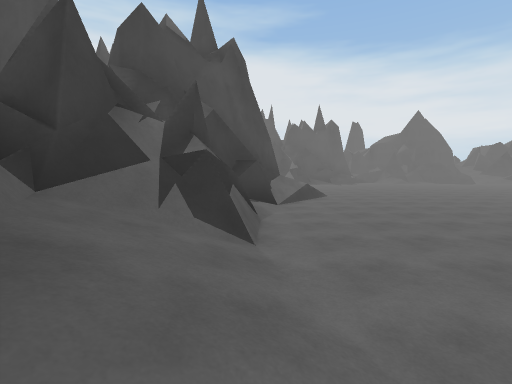
view 1 (above)

19 first-person views from a walk through a Unity game level. The camera is 1.2 m above the floor, tilts 4° down and sees 85° across. The floor is counted in squares, 2 m on a side. Each view is taken from the middle of a square. On the plan, view 1 faces up. The plan holds only what a view shows up to about 9 squares ahead; the rest is blank. The place goes on beyond the plan.

view 2
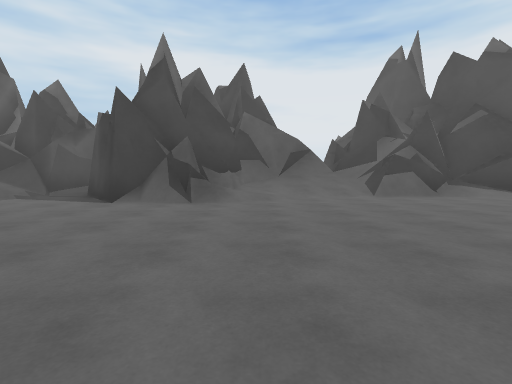

view 3
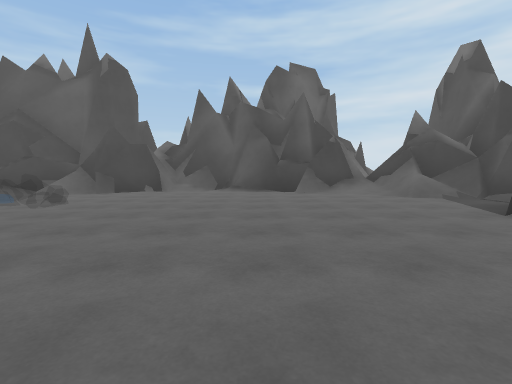

view 4
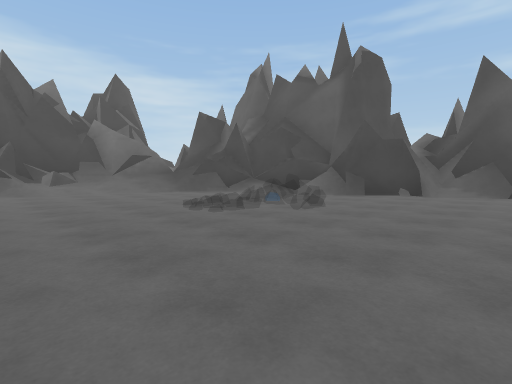

view 5
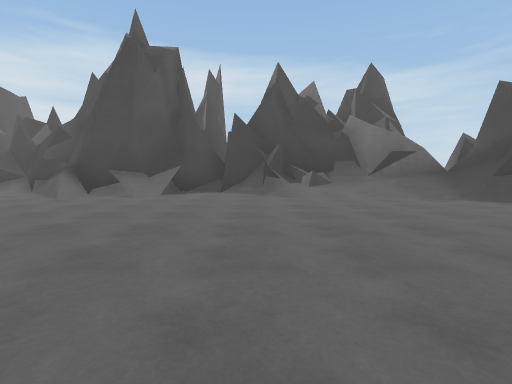

view 6
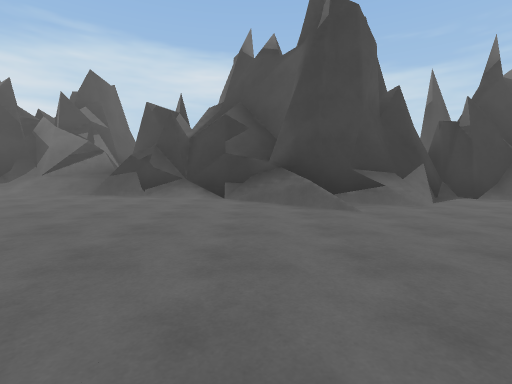

view 7
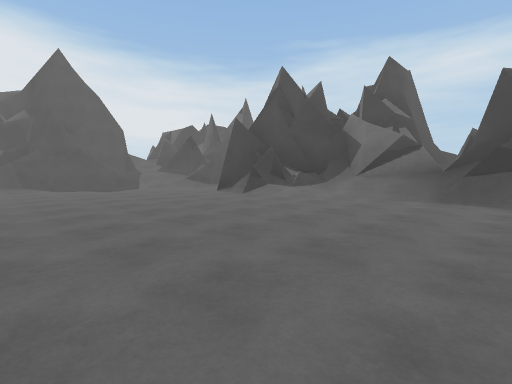

view 8
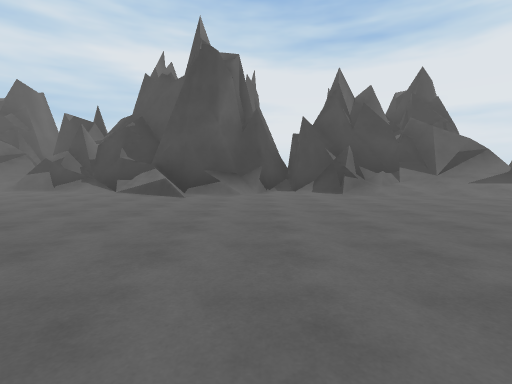

view 9
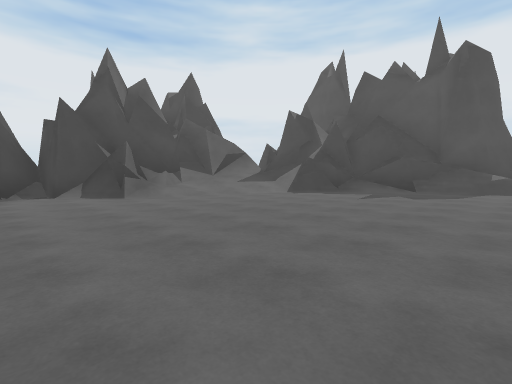

view 10
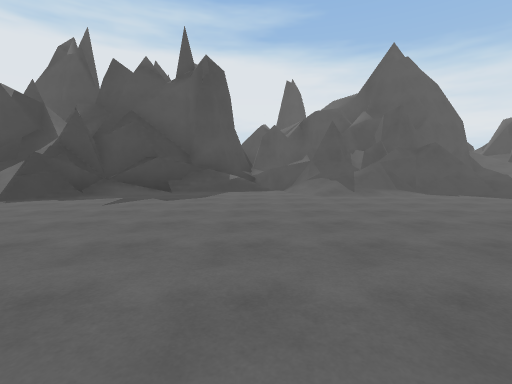

view 11
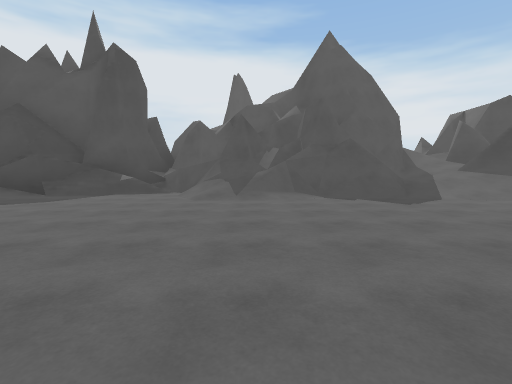

view 12
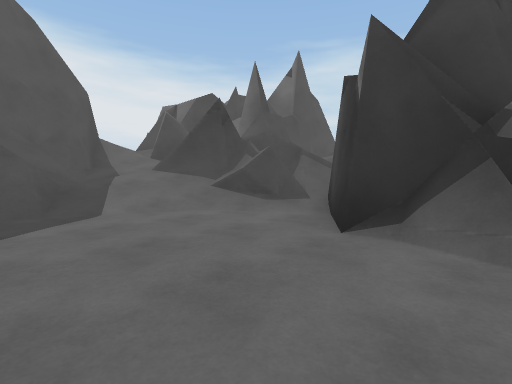

view 13
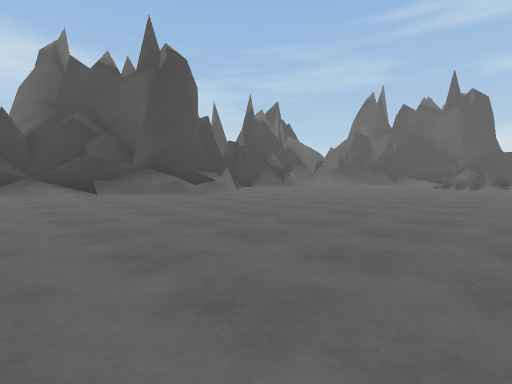

view 14
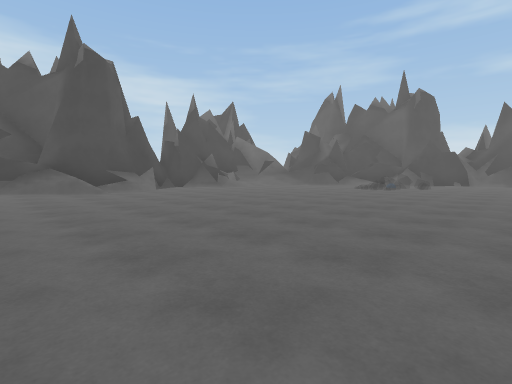

view 15
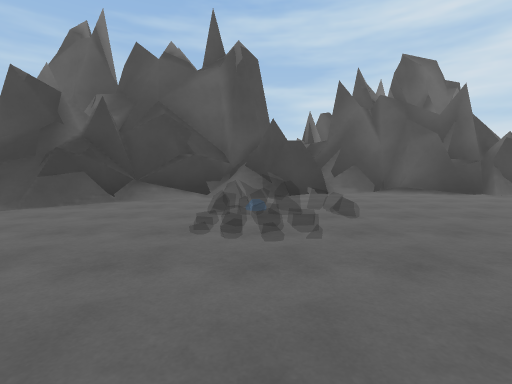

view 16
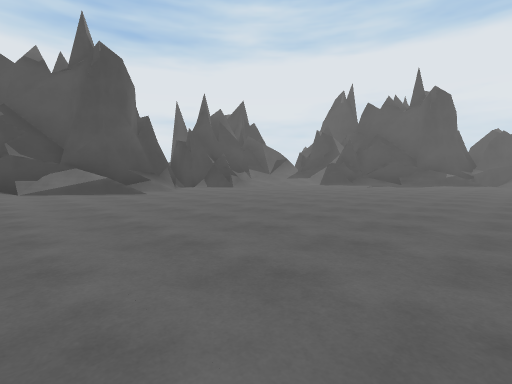

view 17
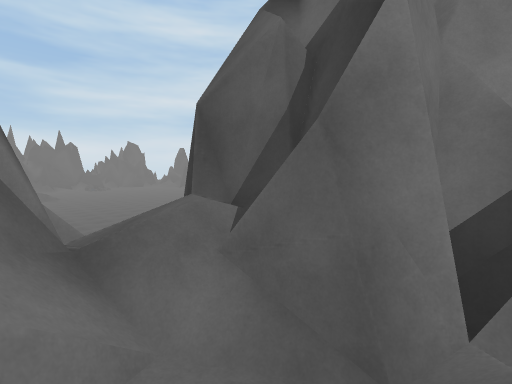

view 18
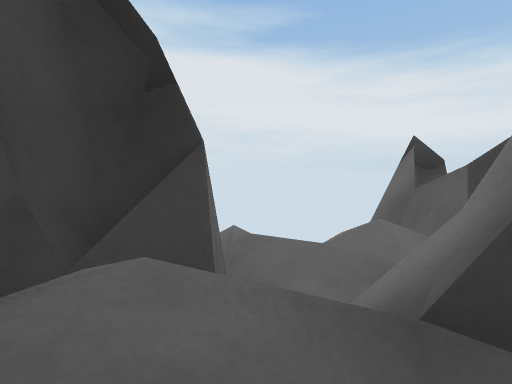

view 19
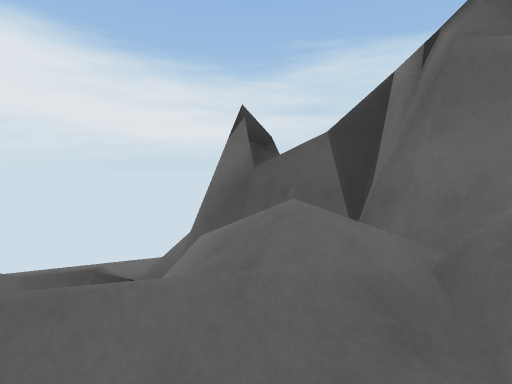

### Floor plan
Key: @ floor where view 1 was taken; # wall or solid block; x gap in a wall; . floor; / step, stairs or slope; = window, fence, low wall or low ledge; v drop or lower ground.
Columns run from 2 left of view 1 to 20 right of it. Each row starts with its distance up from view 1.
 29                     vv
 28                      v#
 27                     v=#
 26                  ##//##
 25                  ##/###
 24                  ##/#
 23                  ##/#
 22        ###########//#
 21     #####==/##=#=///#
 20    ####/.../////////##
 19   =#/#/.....//....//##
 18   #//=.............//
 17   #//...............#
 16   #//..............##
 15  ##/...............##
 14  ##=.............../##
 13  ##................//#
 12 ###................./##
 11  ##/................//#
 10   #/................//#
  9   ##=..............///#
  8  ###.............../###
  7  ##/...............###
  6 ##/...............=#
  5 ###..............=##
  4 #=#.... ..........##
  3 #//.... ........./##
  2 #//.............../#
  1 #//.............../##
  0 ##@/............./=#
 -1  ###.............//#
 -2  ##/.............//#
 -3   ##........ ....//#
 -4  ##........  ...//##
 -5 ##=......... ..=//##
 -6 ##//.........//v//xv
 -7 ####/......///####
 -8    #/###..########
 -9      #########

Positions as (right, up) in squares from view 1, and headings:
1: (0, 0), facing up
2: (7, 0), facing left
3: (5, 1), facing down
4: (6, 0), facing down-right
5: (8, 0), facing right
6: (10, 6), facing right
7: (11, 9), facing up-right
8: (9, 11), facing left
9: (8, 11), facing up-left
10: (8, 12), facing up
11: (11, 13), facing up
12: (14, 15), facing up-right
13: (8, 9), facing down-right
14: (6, 7), facing down-right
15: (10, 0), facing down
16: (10, 6), facing up-left
17: (18, 26), facing down-left
18: (17, 23), facing up
19: (17, 25), facing up-right
